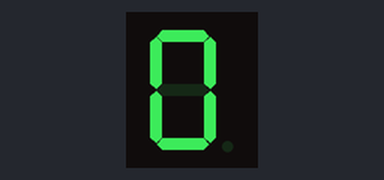
Bench run of a sketch on a simulated Arduino Uno, built with avr-gcc and run on an emulated ATmega328P. Parts: 1-digit seven-segment display. Wiring (inferred from the names in the program): 1-digit 7-segment display, segments lit when LOW: segments pin 2, pin 3, pin 4, pin 5, pin 6, pin 7, pin 8, pin 9. The segment pins are drawn as the display they are named for.

Above: at 0.3 s.
At 2.8 s:
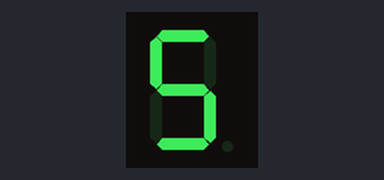
At 5.3 s:
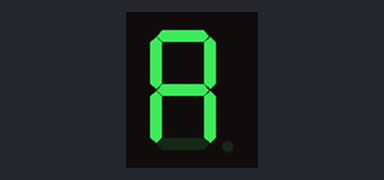
At 6.3 s:
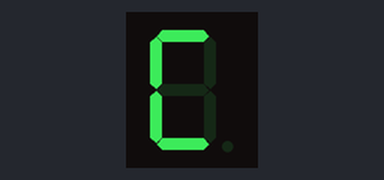
At 7.3 s:
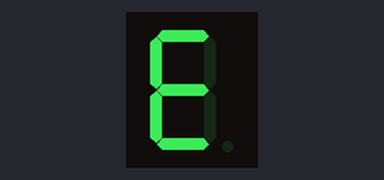
At 7.8 s:
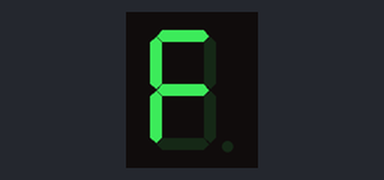

Measured:
- by itself, everything shown: repeats every 8.0 s, in 16 steps
- what the display in image 0 shows lasts 0.5 s, from 0.2 s to 0.7 s

The sketch:

basic7Seg.ino
```cpp
/*
Interfacing ArduBoard with a Seven Segment Display (Common Anode)
By Explore Labs

Map taken from: http://www.cs.binghamton.edu/~steflik/cs423/7segment/sevenseg.html

                       Seven Segment Code
                  a     b    c    d    e    f    g
            0     0     0    0    0    0    0    0
            1     1     0    0    1    1    1    1
            2     0     0    1    0    0    1    0
            3     0     0    0    0    1    1    0
            4     1     0    0    1    1    0    0
            5     0     1    0    0    1    0    0
            6     0     1    0    0    0    0    0
            7     0     0    0    1    1    1    1
            8     0     0    0    0    0    0    0
            9     0     0    0    0    1    1    0
            A     0     0    0    1    0    0    0
            B     1     0    0    0    0    1    0
            C     0     1    1    0    0    0    1
            D     1     0    0    0    0    1    0
            E     0     1    1    0    0    0    0
            F     0     1    1    1    0    0    0

December 15, 2012
*/

//  Arduino Pin Mapping
int a = 2;
int b = 3;
int c = 4;
int d = 5;
int e = 6;
int f = 7;
int g = 8;
int dp = 9;  // decimal point (DP)

void setup()
{
  pinMode(a, OUTPUT);      //        a
  pinMode(b, OUTPUT);      //     ------
  pinMode(c, OUTPUT);      //    |      |
  pinMode(d, OUTPUT);      //    |f     |b
  pinMode(e, OUTPUT);      //    |______|
  pinMode(f, OUTPUT);      //    |   g  |
  pinMode(g, OUTPUT);      //    |e     |c
  pinMode(dp, OUTPUT);     //    |______|
  delay(100);              //        d      (DP)

  // Turn Off all the LEDs
  digitalWrite(a, HIGH);
  digitalWrite(b, HIGH);
  digitalWrite(c, HIGH);
  digitalWrite(d, HIGH);
  digitalWrite(e, HIGH);
  digitalWrite(f, HIGH);
  digitalWrite(g, HIGH);
  digitalWrite(dp, HIGH);
  delay(100);
}

void loop()
{
  // Display Zero '0'
  digitalWrite(a, LOW);    //        a
  digitalWrite(b, LOW);    //     ------
  digitalWrite(c, LOW);    //    |      |
  digitalWrite(d, LOW);    //    |f     |b
  digitalWrite(e, LOW);    //    |      |
  digitalWrite(f, LOW);    //    |      |
  digitalWrite(g, HIGH);   //    |e     |c
  digitalWrite(dp, HIGH);  //    |______|
  delay(500);              //        d

  // Display One '1'
  digitalWrite(a, HIGH);   //
  digitalWrite(b, LOW);    //
  digitalWrite(c, LOW);    //           |
  digitalWrite(d, HIGH);   //           |b
  digitalWrite(e, HIGH);   //           |
  digitalWrite(f, HIGH);   //           |
  digitalWrite(g, HIGH);   //           |c
  digitalWrite(dp, HIGH);  //           |
  delay(500);              //

  // Display Two '2'
  digitalWrite(a, LOW);    //        a
  digitalWrite(b, LOW);    //     ------
  digitalWrite(c, HIGH);   //           |
  digitalWrite(d, LOW);    //           |b
  digitalWrite(e, LOW);    //     ______|
  digitalWrite(f, HIGH);   //    |   g
  digitalWrite(g, LOW);    //    |e
  digitalWrite(dp, HIGH);  //    |______
  delay(500);              //        d

  // Display Three '3'
  digitalWrite(a, LOW);    //        a
  digitalWrite(b, LOW);    //     ------
  digitalWrite(c, LOW);    //           |
  digitalWrite(d, LOW);    //           |b
  digitalWrite(e, HIGH);   //     ______|
  digitalWrite(f, HIGH);   //        g  |
  digitalWrite(g, LOW);    //           |c
  digitalWrite(dp, HIGH);  //     ______|
  delay(500);              //        d

  // Display Four '4'
  digitalWrite(a, HIGH);   //
  digitalWrite(b, LOW);    //
  digitalWrite(c, LOW);    //    |      |
  digitalWrite(d, HIGH);   //    |f     |b
  digitalWrite(e, HIGH);   //    |______|
  digitalWrite(f, LOW);    //        g  |
  digitalWrite(g, LOW);    //           |c
  digitalWrite(dp, HIGH);  //           |
  delay(500);              //

  // Display Five '5'
  digitalWrite(a, LOW);    //        a
  digitalWrite(b, HIGH);   //     ------
  digitalWrite(c, LOW);    //    |
  digitalWrite(d, LOW);    //    |f
  digitalWrite(e, HIGH);   //    |______
  digitalWrite(f, LOW);    //        g  |
  digitalWrite(g, LOW);    //           |c
  digitalWrite(dp, HIGH);  //     ______|
  delay(500);              //        d

  // Display Six '6'
  digitalWrite(a, LOW);    //        a
  digitalWrite(b, HIGH);   //     ------
  digitalWrite(c, LOW);    //    |
  digitalWrite(d, LOW);    //    |f
  digitalWrite(e, LOW);    //    |______
  digitalWrite(f, LOW);    //    |   g  |
  digitalWrite(g, LOW);    //    |e     |c
  digitalWrite(dp, HIGH);  //    |______|
  delay(500);              //        d

  // Display Seven '7'
  digitalWrite(a, LOW);    //        a
  digitalWrite(b, LOW);    //     ------
  digitalWrite(c, LOW);    //           |
  digitalWrite(d, HIGH);   //           |b
  digitalWrite(e, HIGH);   //           |
  digitalWrite(f, HIGH);   //           |
  digitalWrite(g, HIGH);   //           |c
  digitalWrite(dp, HIGH);  //           |
  delay(500);              //

  // Display Eight '8'
  digitalWrite(a, LOW);    //        a
  digitalWrite(b, LOW);    //     ------
  digitalWrite(c, LOW);    //    |      |
  digitalWrite(d, LOW);    //    |f     |b
  digitalWrite(e, LOW);    //    |______|
  digitalWrite(f, LOW);    //    |   g  |
  digitalWrite(g, LOW);    //    |e     |c
  digitalWrite(dp, HIGH);  //    |______|
  delay(500);              //        d

  // Display Nine '9'
  digitalWrite(a, LOW);    //        a
  digitalWrite(b, LOW);    //     ------
  digitalWrite(c, LOW);    //    |      |
  digitalWrite(d, LOW);    //    |f     |b
  digitalWrite(e, HIGH);   //    |______|
  digitalWrite(f, LOW);    //        g  |
  digitalWrite(g, LOW);    //           |c
  digitalWrite(dp, HIGH);  //     ______|
  delay(500);              //        d

  // Display 'A'
  digitalWrite(a, LOW);    //        a
  digitalWrite(b, LOW);    //     ------
  digitalWrite(c, LOW);    //    |      |
  digitalWrite(d, HIGH);   //    |f     |b
  digitalWrite(e, LOW);    //    |______|
  digitalWrite(f, LOW);    //    |   g  |
  digitalWrite(g, LOW);    //    |e     |c
  digitalWrite(dp, HIGH);  //    |      |
  delay(500);              //

  // Display 'B'
  digitalWrite(a, LOW);    //        a
  digitalWrite(b, LOW);    //     ------
  digitalWrite(c, LOW);    //    |      |
  digitalWrite(d, LOW);    //    |f     |b
  digitalWrite(e, LOW);    //    |______|
  digitalWrite(f, LOW);    //    |   g  |
  digitalWrite(g, LOW);    //    |e     |c
  digitalWrite(dp, HIGH);  //    |______|
  delay(500);              //        d

  // Display 'C'
  digitalWrite(a, LOW);    //        a
  digitalWrite(b, HIGH);   //     ------
  digitalWrite(c, HIGH);   //    |
  digitalWrite(d, LOW);    //    |f
  digitalWrite(e, LOW);    //    |
  digitalWrite(f, LOW);    //    |
  digitalWrite(g, HIGH);   //    |e
  digitalWrite(dp, HIGH);  //    |______
  delay(500);              //        d

  // Display 'D'
  digitalWrite(a, LOW);    //        a
  digitalWrite(b, LOW);    //     ------
  digitalWrite(c, LOW);    //    |      |
  digitalWrite(d, LOW);    //    |f     |b
  digitalWrite(e, LOW);    //    |      |
  digitalWrite(f, LOW);    //    |      |
  digitalWrite(g, HIGH);   //    |e     |c
  digitalWrite(dp, HIGH);  //    |______|
  delay(500);              //        d

  // Display 'E'
  digitalWrite(a, LOW);    //        a
  digitalWrite(b, HIGH);   //     ------
  digitalWrite(c, HIGH);   //    |
  digitalWrite(d, LOW);    //    |f
  digitalWrite(e, LOW);    //    |______
  digitalWrite(f, LOW);    //    |   g
  digitalWrite(g, LOW);    //    |e
  digitalWrite(dp, HIGH);  //    |______
  delay(500);              //        d

  // Display 'F'
  digitalWrite(a, LOW);    //        a
  digitalWrite(b, HIGH);   //     ------
  digitalWrite(c, HIGH);   //    |
  digitalWrite(d, HIGH);   //    |f
  digitalWrite(e, LOW);    //    |______
  digitalWrite(f, LOW);    //    |   g
  digitalWrite(g, LOW);    //    |e
  digitalWrite(dp, HIGH);  //    |
  delay(500);              //
}
```
